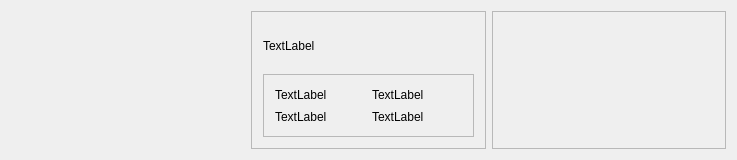
<?xml version="1.0" encoding="UTF-8"?>
<ui version="4.0">
 <class>QVideoInfo</class>
 <widget class="QWidget" name="QVideoInfo">
  <property name="geometry">
   <rect>
    <x>0</x>
    <y>0</y>
    <width>737</width>
    <height>160</height>
   </rect>
  </property>
  <property name="windowTitle">
   <string>QVideoInfo</string>
  </property>
  <layout class="QHBoxLayout" name="horizontalLayout">
   <item>
    <widget class="QWidget" name="widgetImage" native="true"/>
   </item>
   <item>
    <widget class="QFrame" name="frame">
     <property name="frameShape">
      <enum>QFrame::StyledPanel</enum>
     </property>
     <property name="frameShadow">
      <enum>QFrame::Raised</enum>
     </property>
     <layout class="QVBoxLayout" name="verticalLayout">
      <item>
       <widget class="QLabel" name="labelFileName">
        <property name="maximumSize">
         <size>
          <width>16777215</width>
          <height>45</height>
         </size>
        </property>
        <property name="text">
         <string>TextLabel</string>
        </property>
       </widget>
      </item>
      <item>
       <widget class="QFrame" name="frame_3">
        <property name="frameShape">
         <enum>QFrame::StyledPanel</enum>
        </property>
        <property name="frameShadow">
         <enum>QFrame::Raised</enum>
        </property>
        <layout class="QGridLayout" name="gridLayout">
         <item row="0" column="0">
          <widget class="QLabel" name="labelFormat">
           <property name="text">
            <string>TextLabel</string>
           </property>
          </widget>
         </item>
         <item row="0" column="1">
          <widget class="QLabel" name="labelRevolutionRatio">
           <property name="text">
            <string>TextLabel</string>
           </property>
          </widget>
         </item>
         <item row="1" column="0">
          <widget class="QLabel" name="labelDuration">
           <property name="text">
            <string>TextLabel</string>
           </property>
          </widget>
         </item>
         <item row="1" column="1">
          <widget class="QLabel" name="labelSize">
           <property name="text">
            <string>TextLabel</string>
           </property>
          </widget>
         </item>
        </layout>
       </widget>
      </item>
     </layout>
    </widget>
   </item>
   <item>
    <widget class="QFrame" name="frame_4">
     <property name="frameShape">
      <enum>QFrame::StyledPanel</enum>
     </property>
     <property name="frameShadow">
      <enum>QFrame::Raised</enum>
     </property>
    </widget>
   </item>
  </layout>
 </widget>
 <layoutdefault spacing="6" margin="11"/>
 <resources/>
 <connections/>
</ui>
